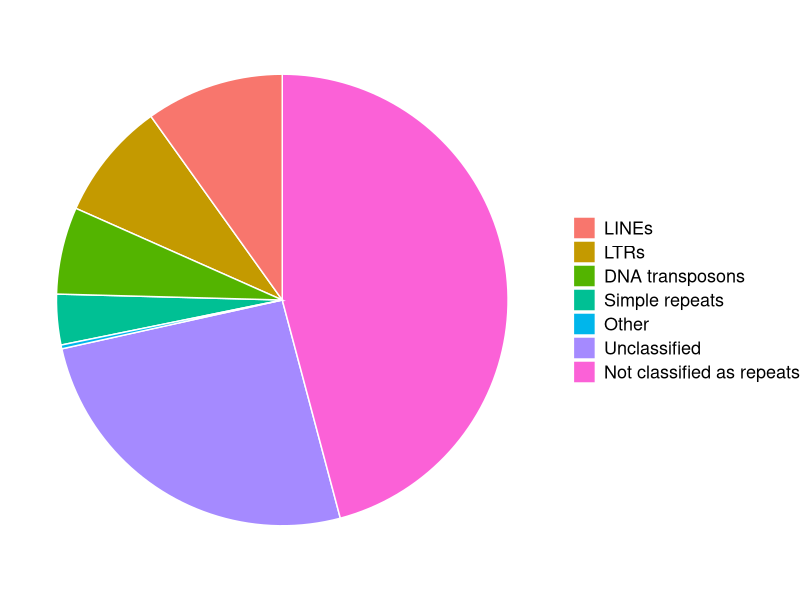
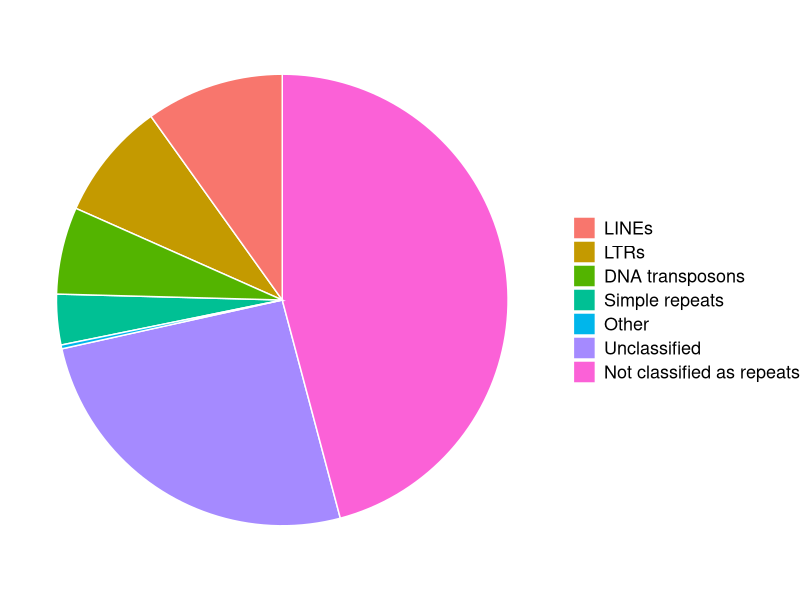

Generate these figures, in order, with R:
#/usr/bin/env/R

# Fig4_Repeats.R
# Author: Adam Stuckert


## Assumptions: You have a single column of data with read lengths (in base pairs).
## Purpose: This script will make nice figures of genome scaffolds + lengths, etc.
## Requirements: ggplot2, cowplot
# load libraries
library(ggplot2)
library(gridExtra)
library(dplyr)
library(cowplot)
#library(scattermore)

##### Repeats figure
repdat <- read.delim("data/Repeats.csv", sep = ",", header = TRUE)

# Compute the position of labels for pie chart
repdat <- repdat %>% 
  arrange(desc(Repeat_type)) %>%
  mutate(ypos = cumsum(Proportion)- 0.5*Proportion )

# order factors
DNA_order <- c('LINEs', 'LTRs', 'DNA transposons', 'Simple repeats', 'Other', 'Unclassified', 'Not classified as repeats') #this vector might be useful for other plots/analyses

# make pie chart
pie <- ggplot(repdat, aes(x="", y=Proportion, fill=factor(Repeat_type, level = DNA_order)))+
  geom_bar(width = 1, stat = "identity", color="white") + 
  coord_polar("y", start=0) +
  ylab("Proportion of genome") +
  xlab("") +
  theme_void() + 
  theme(legend.title = element_blank(), legend.text=element_text(size=13)) 
pie  
#geom_text(aes(y = ypos, label = Repeat_type), color = "white", size=4) 
#pie

ggsave("figures4publication/Fig4_RepeatPiechart.png", width = 7, height = 7, dpi = 600)
